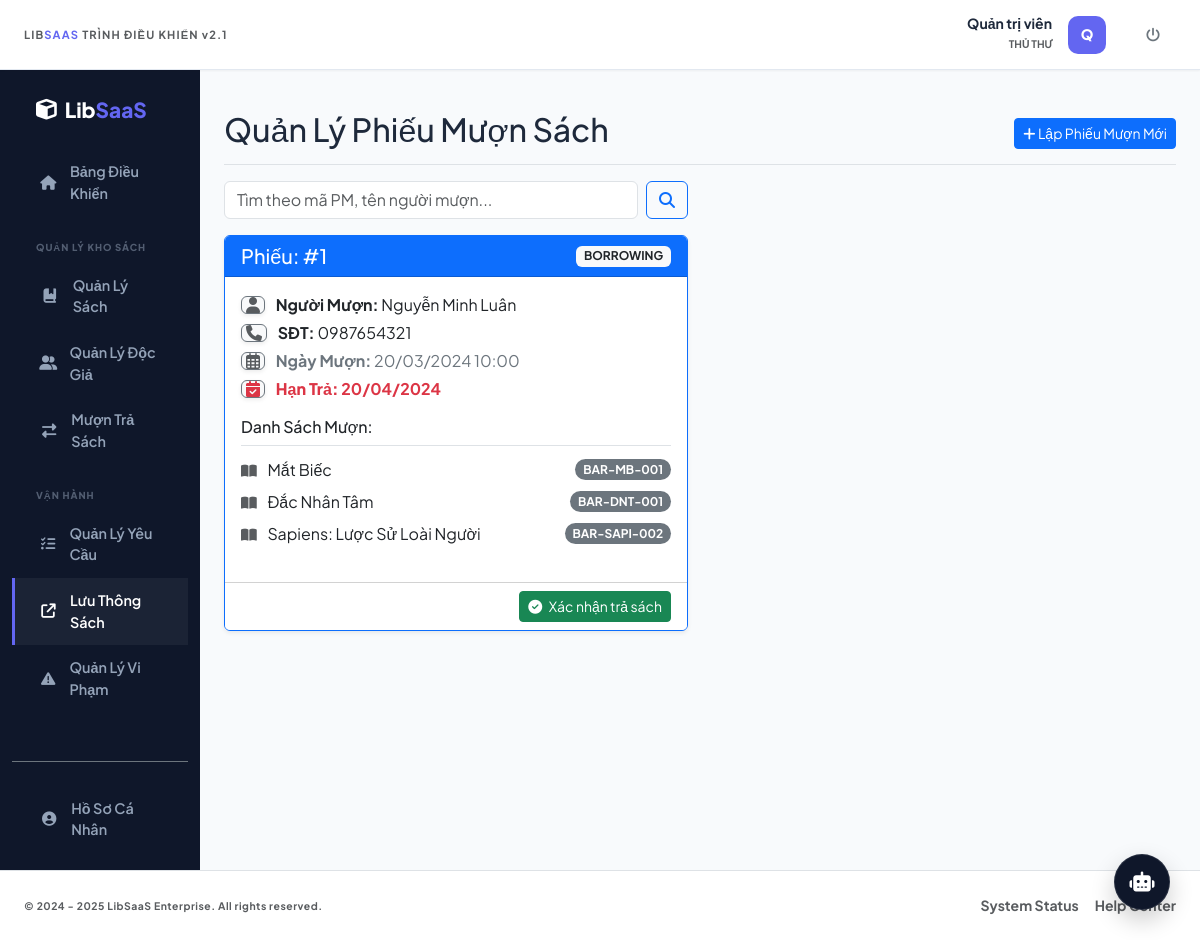
The app's page /index.php?controller=MuonSach&action=index (signed in) with its own data.
### tables this page shows
CREATE TABLE phieu_muon (
    MaPhieuMuon INT AUTO_INCREMENT PRIMARY KEY,
    MaDocGia INT NOT NULL,
    MaNhanVien INT NOT NULL,  
    MaChiNhanh INT NOT NULL,
    NgayMuon DATETIME DEFAULT CURRENT_TIMESTAMP,
    HanTra DATETIME NOT NULL,
    TrangThai ENUM('BORROWING', 'COMPLETED', 'LATE') DEFAULT 'BORROWING',
    FOREIGN KEY (MaDocGia) REFERENCES doc_gia(MaDocGia) ON DELETE RESTRICT,
    FOREIGN KEY (MaNhanVien) REFERENCES tai_khoan(MaTaiKhoan) ON DELETE RESTRICT,
    FOREIGN KEY (MaChiNhanh) REFERENCES chi_nhanh(MaChiNhanh) ON DELETE RESTRICT
);

CREATE TABLE doc_gia (
    MaDocGia INT AUTO_INCREMENT PRIMARY KEY,
    MaTaiKhoan INT UNIQUE,
    MaHang INT,
    HoTen VARCHAR(100) NOT NULL,
    NgaySinh DATE,
    DienThoai VARCHAR(20),
    Email VARCHAR(100),
    DiaChi VARCHAR(255),
    NgayDangKy DATETIME DEFAULT CURRENT_TIMESTAMP,
    TrangThai ENUM('ACTIVE', 'EXPIRED', 'BANNED') DEFAULT 'ACTIVE',
    FOREIGN KEY (MaTaiKhoan) REFERENCES tai_khoan(MaTaiKhoan) ON DELETE SET NULL,
    FOREIGN KEY (MaHang) REFERENCES hang_thanh_vien(MaHang) ON DELETE RESTRICT
);

CREATE TABLE chi_tiet_muon (
    MaChiTiet INT AUTO_INCREMENT PRIMARY KEY,
    MaPhieuMuon INT NOT NULL,
    MaCuonSach INT NOT NULL,
    NgayTra DATETIME,  
    TinhTrangKhiTra ENUM('GOOD', 'DAMAGED', 'LOST'),
    GhiChu TEXT,
    FOREIGN KEY (MaPhieuMuon) REFERENCES phieu_muon(MaPhieuMuon) ON DELETE CASCADE,
    FOREIGN KEY (MaCuonSach) REFERENCES cuon_sach(MaCuonSach) ON DELETE RESTRICT
);

CREATE TABLE dau_sach (
    MaDauSach INT AUTO_INCREMENT PRIMARY KEY,
    TenSach VARCHAR(255) NOT NULL,
    MaTacGia INT,
    MaTheLoai INT,
    ISBN VARCHAR(20) UNIQUE,
    NhaXuatBan VARCHAR(100),
    NamXuatBan INT,
    AnhBia VARCHAR(255),
    MoTa TEXT,
    FOREIGN KEY (MaTacGia) REFERENCES tac_gia(MaTacGia) ON DELETE RESTRICT,
    FOREIGN KEY (MaTheLoai) REFERENCES the_loai(MaTheLoai) ON DELETE RESTRICT
);

CREATE TABLE cuon_sach (
    MaCuonSach INT AUTO_INCREMENT PRIMARY KEY,
    MaVach VARCHAR(50) UNIQUE NOT NULL,  
    MaDauSach INT NOT NULL,
    MaChiNhanh INT NOT NULL,
    TinhTrang ENUM('NEW', 'GOOD', 'DAMAGED', 'LOST') DEFAULT 'NEW',
    ViTriKe VARCHAR(50),  
    TrangThaiHienTai ENUM('AVAILABLE', 'BORROWED', 'MAINTENANCE') DEFAULT 'AVAILABLE',
    FOREIGN KEY (MaDauSach) REFERENCES dau_sach(MaDauSach) ON DELETE CASCADE,
    FOREIGN KEY (MaChiNhanh) REFERENCES chi_nhanh(MaChiNhanh) ON DELETE RESTRICT
);

### app/controllers/MuonSachController.php (called while the page is built, shortened)
<?php
require_once 'app/controllers/BaseController.php';
require_once 'app/models/MuonSachModel.php';
class MuonSachController extends BaseController {
    private $muonSachModel;
    public function __construct() {
        $this->muonSachModel = new MuonSachModel();
    }
    public function index() {
        $search = isset($_GET['search']) ? trim($_GET['search']) : '';
        $phieuMuons = $this->muonSachModel->getAll($search);
        foreach ($phieuMuons as &$pm) {
            $pm['ChiTiet'] = $this->muonSachModel->getChiTietPhieu($pm['MaPhieuMuon']);
        }
        $this->render('muonsach/danh_sach_muon', [
            'phieuMuons' => $phieuMuons,
            'search' => $search
        ]);
    }
}
?>

### app/models/BaseModel.php (called while the page is built, shortened)
<?php
require_once 'config/database.php';
class BaseModel {
    public function __construct() {
        $database = new Database();
        $this->db = $database->getConnection();
    }
}
?>

### config/database.php (called while the page is built, shortened)
<?php
class Database {
    private $host = "localhost";
    private $db_name = "libsaas_enterprise";
    private $username = "root";
    private $password = "";
    public function getConnection() {
        $this->conn = null;
        try {
            $this->conn = new PDO("mysql:host=" . $this->host . ";dbname=" . $this->db_name, $this->username, $this->password);
            $this->conn->exec("set names utf8mb4");
            $this->conn->setAttribute(PDO::ATTR_ERRMODE, PDO::ERRMODE_EXCEPTION);
        } catch(PDOException $exception) {
            echo "Lỗi kết nối CSDL: " . $exception->getMessage();
        }
        return $this->conn;
    }
}
?>

### app/models/MuonSachModel.php (called while the page is built, shortened)
<?php
require_once 'app/models/BaseModel.php';
class MuonSachModel extends BaseModel {
    public function getAll($search = '') {
        $sql = "SELECT pm.*, dg.HoTen, dg.DienThoai, cn.TenChiNhanh
                FROM phieu_muon pm
                JOIN doc_gia dg ON pm.MaDocGia = dg.MaDocGia
                LEFT JOIN chi_nhanh cn ON pm.MaChiNhanh = cn.MaChiNhanh ";
        $sql .= " ORDER BY pm.MaPhieuMuon DESC";
        $stmt = $this->db->prepare($sql);
        $stmt->execute();
        return $stmt->fetchAll(PDO::FETCH_ASSOC);
    }
    public function getChiTietPhieu($maPhieuMuon) {
        $stmt = $this->db->prepare("SELECT ct.*, ds.TenSach, ds.AnhBia, cs.MaVach
                FROM chi_tiet_muon ct
                JOIN cuon_sach cs ON ct.MaCuonSach = cs.MaCuonSach
                JOIN dau_sach ds ON cs.MaDauSach = ds.MaDauSach
                WHERE ct.MaPhieuMuon = ?");
        $stmt->execute([$maPhieuMuon]);
        return $stmt->fetchAll(PDO::FETCH_ASSOC);
    }
}
?>

### app/views/muonsach/danh_sach_muon.php (the view, shortened to what this page needs)
<div class="d-flex justify-content-between flex-wrap flex-md-nowrap align-items-center pt-3 pb-2 mb-3 border-bottom">
    <h1 class="h2">Quản Lý Phiếu Mượn Sách</h1>
    <div class="btn-toolbar mb-2 mb-md-0">
        <a href="index.php?controller=muonsach&action=tao" class="btn btn-sm btn-primary">
            <i class="fas fa-plus"></i> Lập Phiếu Mượn Mới
        </a>
    </div>
</div>
<div class="row mb-3">
    <div class="col-md-6">
        <form action="index.php" method="GET" class="d-flex">
            <input type="text" name="search" class="form-control me-2" placeholder="Tìm theo mã PM, tên người mượn..." value="<?= htmlspecialchars($search ?? '') ?>">
            <button type="submit" class="btn btn-outline-primary"><i class="fas fa-search"></i></button>
        </form>
    </div>
</div>
<div class="row">
    <?php foreach($phieuMuons as $pm): ?>
        <div class="col-md-6 mb-4">
            <div class="card shadow-sm h-100 <?= $pm['TrangThai'] == 'LATE' ? 'border-danger' : ($pm['TrangThai'] == 'COMPLETED' ? 'border-success' : 'border-primary') ?>">
                <div class="card-header d-flex justify-content-between align-items-center <?= $pm['TrangThai'] == 'LATE' ? 'bg-danger text-white' : ($pm['TrangThai'] == 'COMPLETED' ? 'bg-success text-white' : 'bg-primary text-white') ?>">
                    <h5 class="mb-0">Phiếu: #<?= $pm['MaPhieuMuon'] ?></h5>
                    <span class="badge bg-light text-dark fw-bold"><?= $pm['TrangThai'] ?></span>
                </div>
                <div class="card-body">
                    <p class="mb-1"><i class="fas fa-user text-muted border border-secondary rounded p-1 me-2 pt-0 pb-0 shadow-sm bg-light"></i> <strong>Người Mượn:</strong> <?= htmlspecialchars($pm['HoTen']) ?></p>
                    <p class="mb-1"><i class="fas fa-phone text-muted border border-secondary rounded p-1 me-2 pt-0 pb-0 shadow-sm bg-light"></i> <strong>SĐT:</strong> <?= htmlspecialchars($pm['DienThoai'] ?? 'N/A') ?></p>
                    <p class="mb-1 text-secondary"><i class="far fa-calendar-alt text-muted border border-secondary rounded p-1 me-2 pt-0 pb-0 shadow-sm bg-light"></i> <strong>Ngày Mượn:</strong> <?= date('d/m/Y H:i', strtotime($pm['NgayMuon'])) ?></p>
                    <p class="mb-3 <?= strtotime($pm['HanTra']) < time() && $pm['TrangThai'] != 'COMPLETED' ? 'text-danger fw-bold' : 'text-primary' ?>"><i class="fas fa-calendar-check border border-secondary rounded p-1 me-2 pt-0 pb-0 shadow-sm bg-light"></i> <strong>Hạn Trả:</strong> <?= date('d/m/Y', strtotime($pm['HanTra'])) ?></p>
                    <h6 class="border-bottom pb-2">Danh Sách Mượn:</h6>
                    <ul class="list-group list-group-flush mb-3">
                        <?php foreach($pm['ChiTiet'] as $ct): ?>
                        <li class="list-group-item d-flex justify-content-between align-items-center px-0 py-1 border-0">
                            <div><i class="fas fa-book-open text-muted me-2 small"></i> <?= htmlspecialchars($ct['TenSach']) ?></div>
                            <span class="badge bg-secondary rounded-pill"><?= $ct['MaVach'] ?></span>
                        </li>
                        <?php endforeach; ?>
                    </ul>
                </div>
                <?php if($pm['TrangThai'] != 'COMPLETED'): ?>
                <div class="card-footer bg-white text-end">
                    <a href="index.php?controller=trasach&action=xac_nhan&id=<?= $pm['MaPhieuMuon'] ?>" class="btn btn-success btn-sm"><i class="fas fa-check-circle me-1"></i> Xác nhận trả sách</a>
                </div>
                <?php endif; ?>
            </div>
        </div>
    <?php endforeach; ?>
</div>

### app/views/layout/header.php (style rules this page uses)
:root { --bg-body: #f8fafc; --midnight-slate: #0f172a; --accent-indigo: #6366f1; --text-main: #1e293b; --text-muted: #64748b; --border-hairline: #e2e8f0; --sidebar-text: #94a3b8; }
body { font-family: 'Plus Jakarta Sans', sans-serif !important; background-color: var(--bg-body) !important; color: var(--text-main); -webkit-font-smoothing: antialiased; overflow-x: hidden; margin: 0; padding: 0; }

### records on screen
phieu_muon: MaPhieuMuon "1", TrangThai "BORROWING", MaDocGia.HoTen "Nguyễn Minh Luân", MaDocGia.DienThoai "0987654321", NgayMuon "20/03/2024 10:00", HanTra "20/04/2024"
chi_tiet_muon: dau_sach.TenSach "Mắt Biếc", MaCuonSach.MaVach "BAR-MB-001"
chi_tiet_muon: dau_sach.TenSach "Đắc Nhân Tâm", MaCuonSach.MaVach "BAR-DNT-001"
chi_tiet_muon: dau_sach.TenSach "Sapiens: Lược Sử Loài Người", MaCuonSach.MaVach "BAR-SAPI-002"

### other values on screen
$_SESSION['user']['HoTen'] "Quản trị viên"
substr($_SESSION['user']['HoTen'] ?? 'U', 0, 1) "Q"
